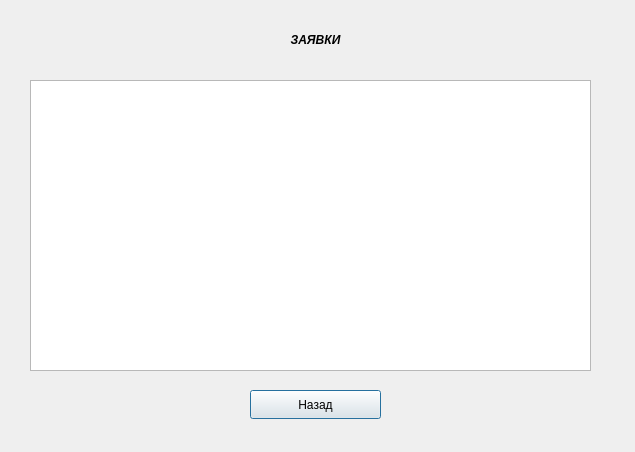
<?xml version="1.0" encoding="UTF-8"?>
<ui version="4.0">
 <class>Zayavki13</class>
 <widget class="QDialog" name="Zayavki13">
  <property name="geometry">
   <rect>
    <x>0</x>
    <y>0</y>
    <width>635</width>
    <height>452</height>
   </rect>
  </property>
  <property name="windowTitle">
   <string>Dialog</string>
  </property>
  <widget class="QLabel" name="label">
   <property name="geometry">
    <rect>
     <x>270</x>
     <y>30</y>
     <width>91</width>
     <height>20</height>
    </rect>
   </property>
   <property name="text">
    <string>&lt;html&gt;&lt;head/&gt;&lt;body&gt;&lt;p align=&quot;center&quot;&gt;&lt;span style=&quot; font-weight:700; font-style:italic;&quot;&gt;ЗАЯВКИ&lt;/span&gt;&lt;/p&gt;&lt;/body&gt;&lt;/html&gt;</string>
   </property>
  </widget>
  <widget class="QPushButton" name="pushButton_3">
   <property name="geometry">
    <rect>
     <x>250</x>
     <y>390</y>
     <width>131</width>
     <height>29</height>
    </rect>
   </property>
   <property name="text">
    <string>Назад</string>
   </property>
  </widget>
  <widget class="QTableView" name="tableView">
   <property name="geometry">
    <rect>
     <x>30</x>
     <y>80</y>
     <width>561</width>
     <height>291</height>
    </rect>
   </property>
  </widget>
 </widget>
 <resources/>
 <connections/>
</ui>
